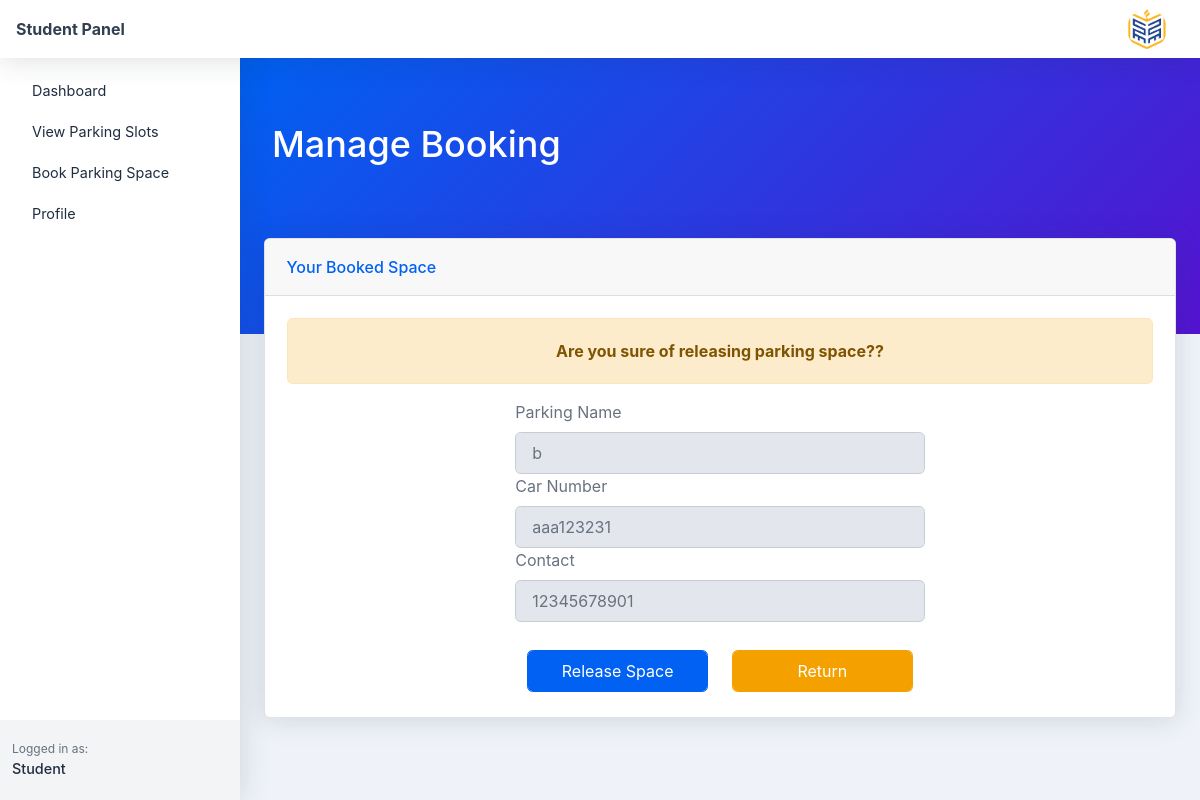
The app's page /student/releaseSpace.php?id=7 with its own data.
### tables this page shows
CREATE TABLE `booking` (
  `id` int(11) NOT NULL,
  `indexnumber` varchar(50) NOT NULL,
  `carnumber` varchar(50) NOT NULL,
  `parking_lot` varchar(200) NOT NULL,
  `contact` varchar(20) NOT NULL,
  `status` varchar(50) NOT NULL,
  `parking_time` varchar(255) NOT NULL
);

### student/releaseSpace.php (the view, shortened to what this page needs)
<?php
include('header.php');
if (isset($_GET['id'])) {
    $id = $_GET['id'];
}
$bookNameSQL = "Select * from booking WHERE id=:id LIMIT 1";
$stmt = $conn->prepare($bookNameSQL);
$stmt->bindParam("s", $id, PDO::PARAM_STR);
$stmt->execute(['id' => $id]);
$row = $stmt->fetch(PDO::FETCH_ASSOC);
$userCount = $stmt->rowCount();
if ($userCount > 0) {
    $parking_lot = $row['parking_lot'];
    $carnumber = $row['carnumber'];
    $contact = $row['contact'];
}
?>
<div id="layoutSidenav_content">
    <main>
        <div class="page-header pb-10 page-header-dark bg-gradient-primary-to-secondary">
            <div class="container-fluid">
                <div class="page-header-content">
                    <h1 class="page-header-title">
                        <span>Manage Booking</span>
                    </h1>
                </div>
            </div>
        </div>
        <div class="container-fluid mt-n10">
            <div class="card mb-4">
                <div class="card-header">Your Booked Space</div>
                <div class="card-body">
                    <form method="POST">
                        <div class="text-center">
                            <?php if (isset($_SESSION['message'])) : ?>
                                <div class="alert <?php echo $_SESSION['alert-class']; ?>">
                                    <strong> <?php echo $_SESSION['message'];
                                                ?></strong>
                                </div>
                            <?php endif; ?>
                        </div>
                        <div class="row col-md-6 offset-md-3">
                            <label for="user-name">Parking Name </label>
                            <input type="text" name="name" id="name" class="form-control" disabled value="<?php echo $parking_lot ?>">
                            <br>
                            <label for="index">Car Number</label>
                            <input type="text" name="carnumber" disabled value="<?php echo $carnumber ?>" class="form-control">
                            <br>
                            <label for="index">Contact</label>
                            <input type="text" name="contact" disabled value="<?php echo $contact ?>" class="form-control">
                            <br>
                        </div>
                        <br>
                        <div class="row col-md-6 offset-md-3">
                            <div class="col-6">
                                <button class="btn btn-primary mr-2 my-1 form-control" type="submit" name="submit">Release Space</button>
                            </div>
                            <div class="col-6">
                                <a class="btn btn-warning mr-2 my-1 form-control" href="booking.php"><i data-feather="back"> </i> Return</a>
                            </div>
                        </div>
                    </form>
                </div>
            </div>
        </div>
    </main>

### records on screen
booking: name "b", carnumber "aaa123231", contact "12345678901"

### other values on screen
$_SESSION['message'] "Are you sure of releasing parking space??"
